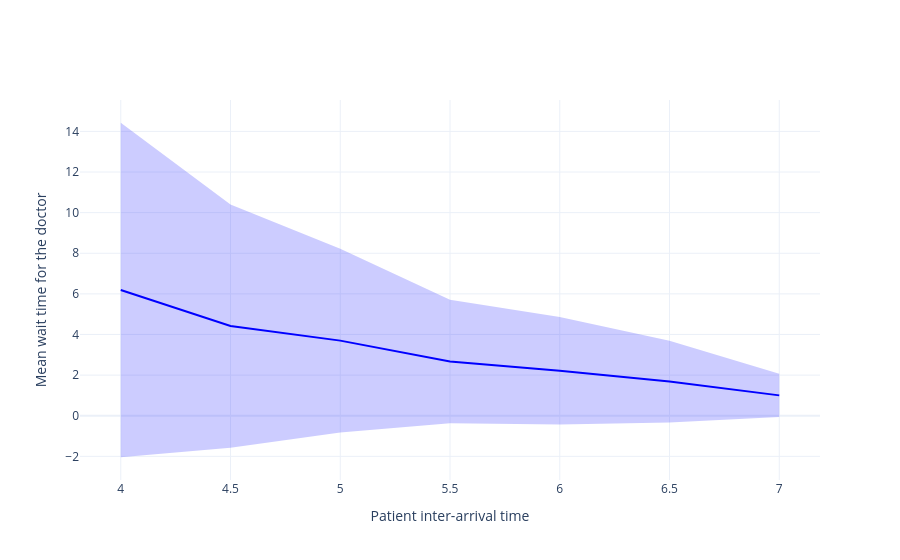

Source (notebook cell):
### Code cell
sensitivity_plots["mean_wait_time"]

### Figure 1 — Plotly figure (JSON) as saved in the notebook; plotly's stock layout.template omitted (floating-point values rounded to 4 significant figures)
{"data": [{"fill": "toself", "fillcolor": "rgba(0,0,255,0.2)", "hoverinfo": "name+y", "line": {"color": "rgba(255,255,255,0)"}, "name": "95% CI", "showlegend": false, "type": "scatter", "x": [4.0, 4.5, 5.0, 5.5, 6.0, 6.5, 7.0, 7.0, 6.5, 6.0, 5.5, 5.0, 4.5, 4.0], "y": [14.43, 10.4, 8.227, 5.707, 4.865, 3.694, 2.062, -0.05653, -0.3329, -0.427, -0.3726, -0.8312, -1.571, -2.044]}, {"hoverinfo": "y", "line": {"color": "blue", "width": 2}, "mode": "lines", "type": "scatter", "x": [4.0, 4.5, 5.0, 5.5, 6.0, 6.5, 7.0], "y": [6.191, 4.415, 3.698, 2.667, 2.219, 1.681, 1.003]}], "layout": {"showlegend": false, "xaxis": {"title": {"text": "Patient inter-arrival time"}}, "yaxis": {"title": {"text": "Mean wait time for the doctor"}}}}
